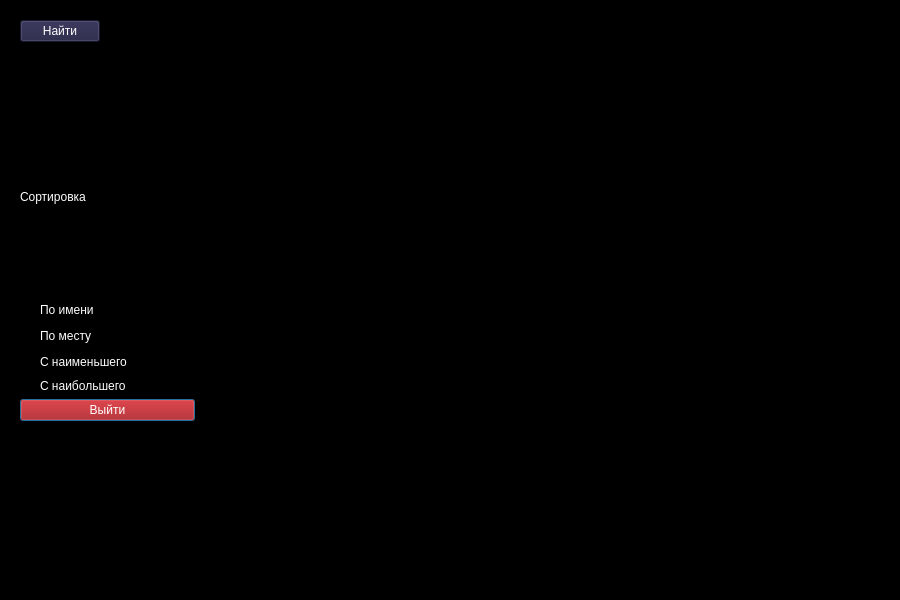
<?xml version="1.0" encoding="UTF-8"?>
<ui version="4.0">
 <class>LookBase</class>
 <widget class="QDialog" name="LookBase">
  <property name="geometry">
   <rect>
    <x>0</x>
    <y>0</y>
    <width>900</width>
    <height>600</height>
   </rect>
  </property>
  <property name="windowTitle">
   <string>Dialog</string>
  </property>
  <property name="styleSheet">
   <string notr="true">background-color: rgb(0, 0, 0);
color: rgb(255, 255, 255);
font: 600 11pt &quot;Segoe UI Variable Display Semib&quot;;</string>
  </property>
  <widget class="QLabel" name="pic_label">
   <property name="geometry">
    <rect>
     <x>800</x>
     <y>500</y>
     <width>100</width>
     <height>100</height>
    </rect>
   </property>
   <property name="text">
    <string/>
   </property>
   <property name="pixmap">
    <pixmap>../../../build/img/img_mini.jpg</pixmap>
   </property>
  </widget>
  <widget class="QWidget" name="horizontalLayoutWidget_4">
   <property name="geometry">
    <rect>
     <x>20</x>
     <y>100</y>
     <width>811</width>
     <height>451</height>
    </rect>
   </property>
   <layout class="QHBoxLayout" name="horizontalLayout_3">
    <item>
     <layout class="QVBoxLayout" name="verticalLayout_5">
      <item>
       <widget class="QLabel" name="name_label">
        <property name="maximumSize">
         <size>
          <width>16777215</width>
          <height>15</height>
         </size>
        </property>
        <property name="text">
         <string>Сортировка</string>
        </property>
       </widget>
      </item>
      <item>
       <layout class="QHBoxLayout" name="horizontalLayout">
        <item>
         <layout class="QVBoxLayout" name="verticalLayout_4">
          <property name="topMargin">
           <number>1</number>
          </property>
          <property name="bottomMargin">
           <number>40</number>
          </property>
          <item>
           <widget class="QRadioButton" name="name_radioButton">
            <property name="minimumSize">
             <size>
              <width>0</width>
              <height>20</height>
             </size>
            </property>
            <property name="maximumSize">
             <size>
              <width>16777215</width>
              <height>20</height>
             </size>
            </property>
            <property name="text">
             <string>По имени</string>
            </property>
           </widget>
          </item>
          <item>
           <widget class="QRadioButton" name="place_radioButton">
            <property name="minimumSize">
             <size>
              <width>30</width>
              <height>0</height>
             </size>
            </property>
            <property name="maximumSize">
             <size>
              <width>16777215</width>
              <height>20</height>
             </size>
            </property>
            <property name="text">
             <string>По месту</string>
            </property>
           </widget>
          </item>
          <item>
           <widget class="QRadioButton" name="radioButton">
            <property name="maximumSize">
             <size>
              <width>16777215</width>
              <height>20</height>
             </size>
            </property>
            <property name="text">
             <string>С наименьшего</string>
            </property>
           </widget>
          </item>
          <item>
           <widget class="QRadioButton" name="radioButton_4">
            <property name="maximumSize">
             <size>
              <width>16777215</width>
              <height>15</height>
             </size>
            </property>
            <property name="text">
             <string>С наибольшего</string>
            </property>
           </widget>
          </item>
          <item>
           <widget class="QPushButton" name="exit_Button">
            <property name="styleSheet">
             <string notr="true">background-color: rgb(170, 0, 0);
color: rgb(255, 255, 255);</string>
            </property>
            <property name="text">
             <string>Выйти</string>
            </property>
           </widget>
          </item>
         </layout>
        </item>
       </layout>
      </item>
     </layout>
    </item>
    <item>
     <widget class="QTableView" name="tableView">
      <property name="minimumSize">
       <size>
        <width>630</width>
        <height>0</height>
       </size>
      </property>
      <property name="maximumSize">
       <size>
        <width>630</width>
        <height>460</height>
       </size>
      </property>
      <property name="styleSheet">
       <string notr="true">color: rgb(0, 0, 0);
background-color: rgb(0, 0, 0);</string>
      </property>
     </widget>
    </item>
   </layout>
  </widget>
  <widget class="QWidget" name="verticalLayoutWidget">
   <property name="geometry">
    <rect>
     <x>20</x>
     <y>10</y>
     <width>851</width>
     <height>80</height>
    </rect>
   </property>
   <layout class="QVBoxLayout" name="verticalLayout">
    <item>
     <layout class="QHBoxLayout" name="horizontalLayout_2">
      <item>
       <widget class="QPushButton" name="search_pushButton">
        <property name="styleSheet">
         <string notr="true">background-color: rgb(33, 32, 66);
color: rgb(255, 255, 255);</string>
        </property>
        <property name="text">
         <string>Найти</string>
        </property>
       </widget>
      </item>
      <item>
       <widget class="QLineEdit" name="search_lineEdit">
        <property name="minimumSize">
         <size>
          <width>350</width>
          <height>0</height>
         </size>
        </property>
        <property name="maximumSize">
         <size>
          <width>1000</width>
          <height>30</height>
         </size>
        </property>
       </widget>
      </item>
     </layout>
    </item>
    <item>
     <widget class="QLabel" name="searchResult_label">
      <property name="maximumSize">
       <size>
        <width>16777215</width>
        <height>25</height>
       </size>
      </property>
      <property name="text">
       <string/>
      </property>
     </widget>
    </item>
   </layout>
  </widget>
  <widget class="QLabel" name="psw_label">
   <property name="geometry">
    <rect>
     <x>830</x>
     <y>520</y>
     <width>63</width>
     <height>20</height>
    </rect>
   </property>
   <property name="styleSheet">
    <string notr="true">color:transfert</string>
   </property>
   <property name="text">
    <string>TextLabel</string>
   </property>
  </widget>
  <widget class="QLabel" name="label_2">
   <property name="geometry">
    <rect>
     <x>830</x>
     <y>520</y>
     <width>63</width>
     <height>20</height>
    </rect>
   </property>
   <property name="styleSheet">
    <string notr="true">color:transfert</string>
   </property>
   <property name="text">
    <string>TextLabel</string>
   </property>
  </widget>
  <zorder>label_2</zorder>
  <zorder>psw_label</zorder>
  <zorder>pic_label</zorder>
  <zorder>horizontalLayoutWidget_4</zorder>
  <zorder>verticalLayoutWidget</zorder>
 </widget>
 <resources/>
 <connections/>
</ui>
